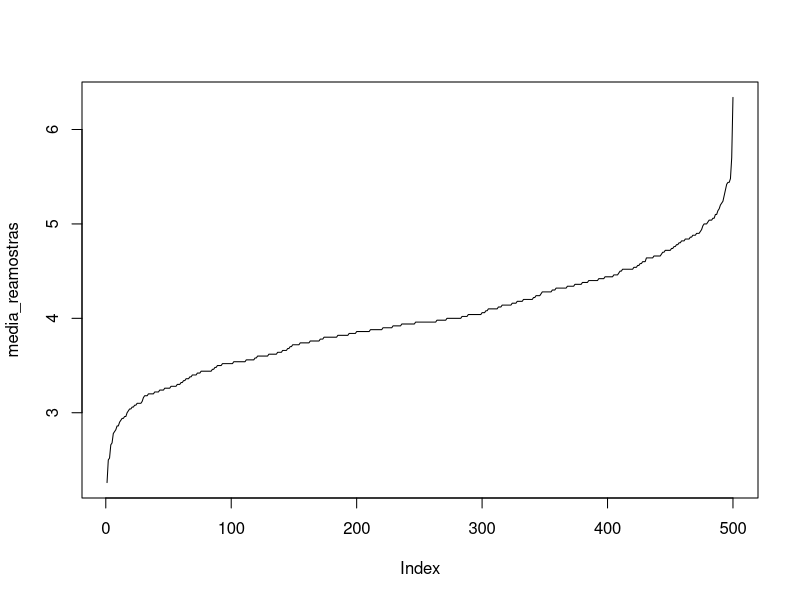
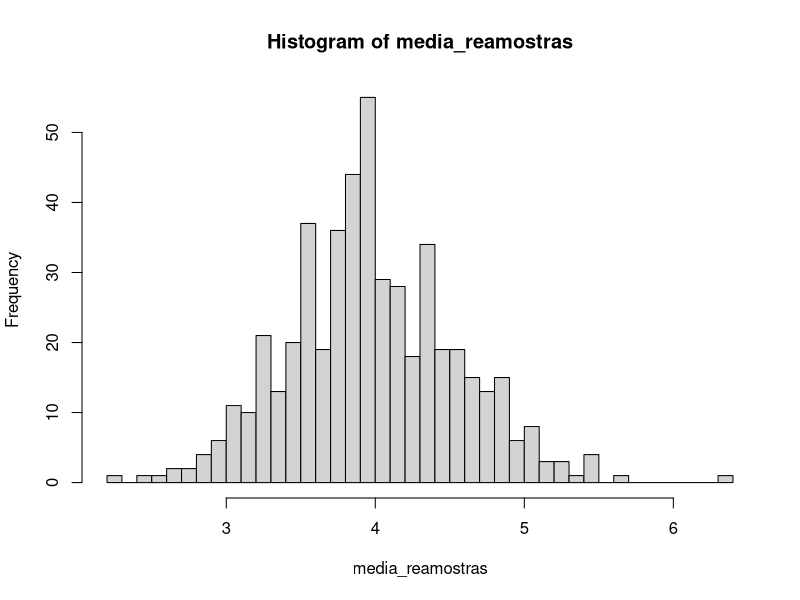
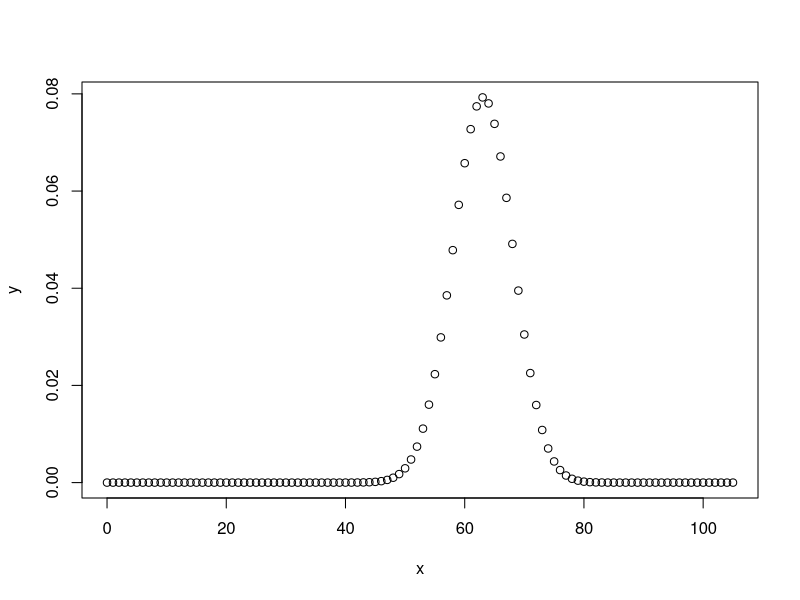

These figures' R source, in order:
# Daniel Stulberg Huf
grande_amostra <- rgeom(10000, 0.2)  #distribuição geometrica com prob 0.2
media_reamostras <- rep(0, 500)
for (i in 1:500) {
  reamostra <- sample(grande_amostra, 50);
  media <- mean(reamostra);
  media_reamostras[i] <- media
}
media_reamostras<- sort(media_reamostras)
plot (media_reamostras, type = "l")
hist(media_reamostras, breaks=50)

x <- 0:105
y <- dbinom(x, 105, 0.6)
plot(x,y)
# Para n grande, a binomial tende a uma distribuição de Poisson
